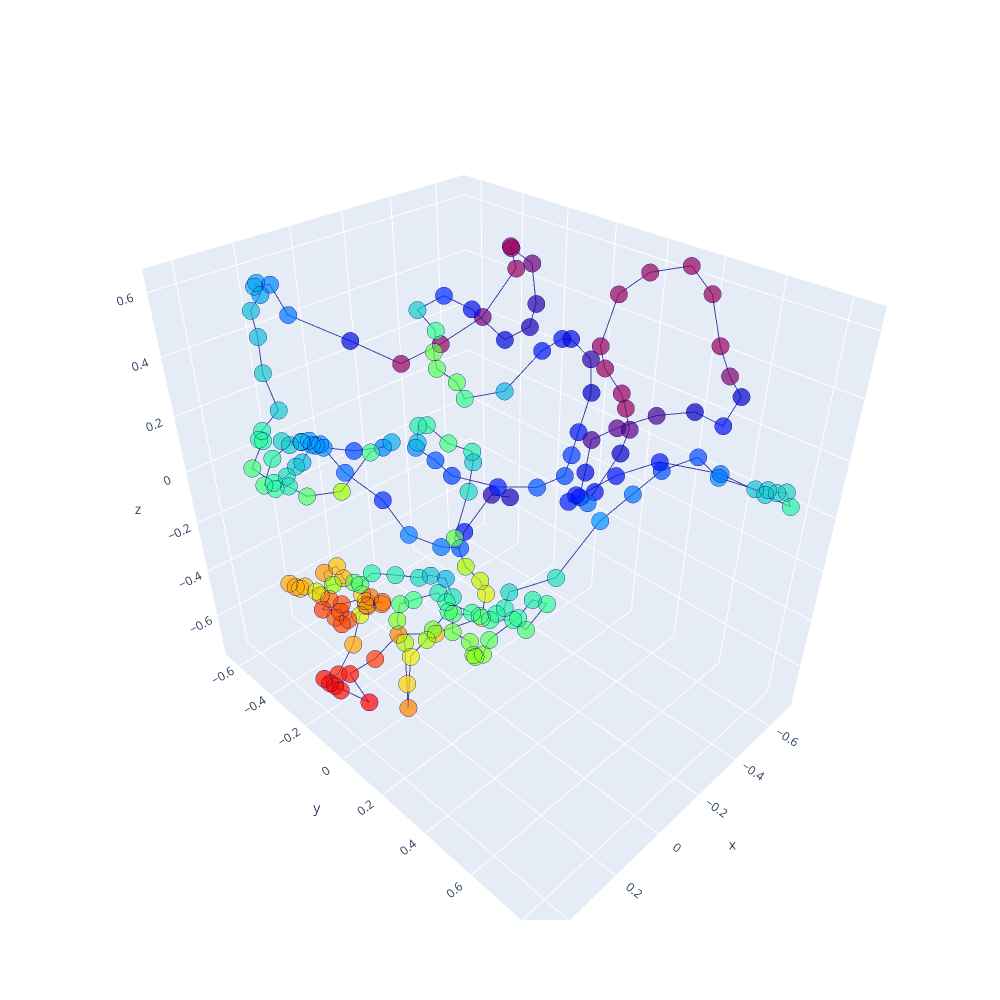

This figure's notebook cell:
### Code cell
color = 'rainbow'
plot_pred_conf(trussart_pred_structure_superposed, pLLDTs, color)

### Figure 1 — Plotly figure (JSON) as saved in the notebook; plotly's stock layout.template omitted (floating-point values rounded to 4 significant figures; data arrays with more than 128 entries replaced by an {"elided": "..."} marker saying what was removed)
{"data": [{"line": {"color": "darkblue", "width": 2}, "marker": {"color": {"elided": "202 float values"}, "colorscale": [[0, "rgb(150,0,90)"], [0.125, "rgb(0,0,200)"], [0.25, "rgb(0,25,255)"], [0.375, "rgb(0,152,255)"], [0.5, "rgb(44,255,150)"], [0.625, "rgb(151,255,0)"], [0.75, "rgb(255,234,0)"], [0.875, "rgb(255,111,0)"], [1, "rgb(255,0,0)"]], "line": {"width": 3}, "size": 6}, "opacity": 0.7, "scene": "scene", "type": "scatter3d", "x": {"elided": "202 float values"}, "y": {"elided": "202 float values"}, "z": {"elided": "202 float values"}}], "layout": {"height": 1000, "scene": {"domain": {"x": [0, 1], "y": [0, 1]}}, "width": 1000}}
